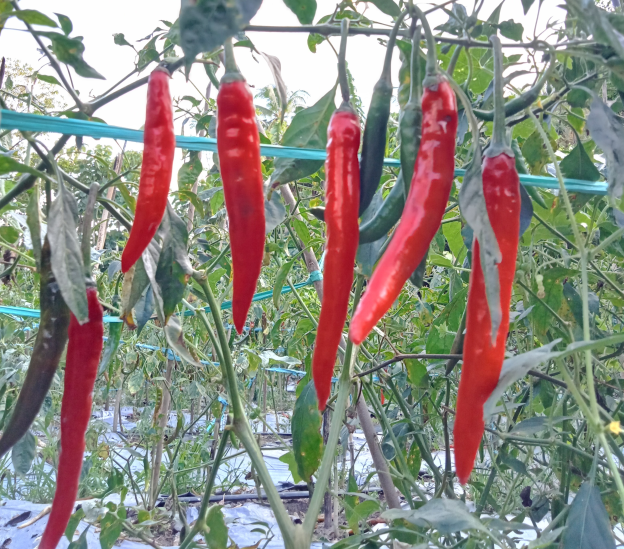
#> input picture hsl3.png, 624 x 549 px
$ python gabungmask.py
#> lines starting #> are read from the running program, lines starting #| are printed output that depends on the picture; after the words box and inside, x2 and y2 are one past the last pixel; in counts of white or black regions, pixels touching at a corner belong together; long printed decimals are rounded
import cv2
import numpy as np

# load gambar
img = cv2.imread('hsl3.png')
#> img is the input picture: shape (549, 624, 3); mean B, G, R 131.4, 139.6, 141.5

# buat dua mask (contoh)
mask1 = np.zeros(img.shape[:2], np.uint8)
mask2 = np.zeros(img.shape[:2], np.uint8)

mask1[100:400, 200:500] = 255 # set mask 1 pada area tertentu
mask2[300:500, 100:300] = 255 # set mask 2 pada area tertentu

# gabungkan kedua mask
mask_combined = cv2.bitwise_and(mask1, mask2)

# apply mask pada gambar
img_masked = cv2.bitwise_and(img, img, mask=mask_combined)
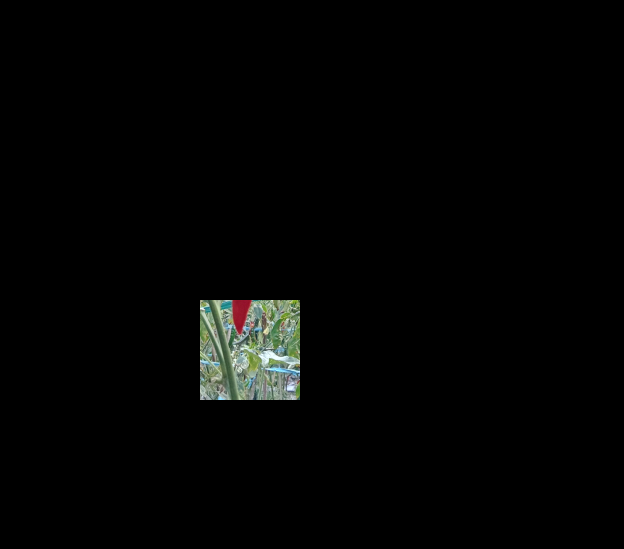
#> img_masked: shape (549, 624, 3); mean B, G, R 3.6, 4.2, 3.7

# hitung nilai rata-rata RGB pada area yang ter-mask
mean_color = cv2.mean(img_masked, mask=mask_combined)
#> mean_color = (122.4, 143.7, 127.6, 0)

print("Nilai RGB dari gabungan masking 1 dan 2: ", mean_color[:3])
#| Nilai RGB dari gabungan masking 1 dan 2:  (122.4444, 143.7375, 127.5621)

cv2.imshow('img',img)
cv2.imshow('mask1',mask1)
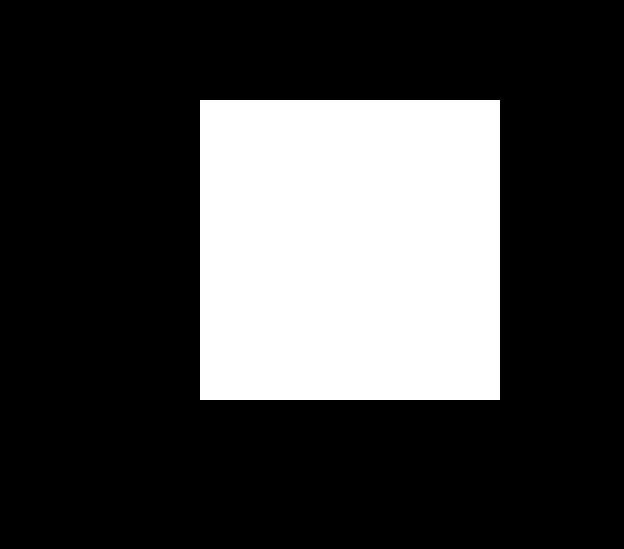
#> window 'mask1': shape (549, 624); 26.3% white; 1 white region, box (x1, y1, x2, y2) and area: (200, 100, 500, 400) 90000
cv2.imshow('mask2',mask2)
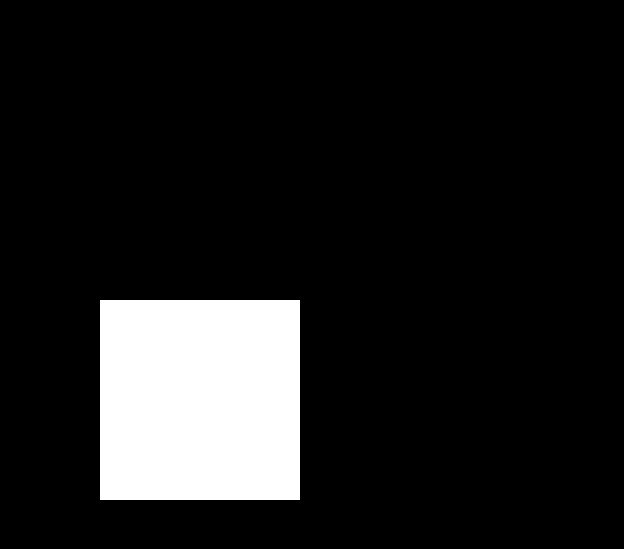
#> window 'mask2': shape (549, 624); 11.7% white; 1 white region, box (x1, y1, x2, y2) and area: (100, 300, 300, 500) 40000
cv2.imshow ('mask',mask_combined)
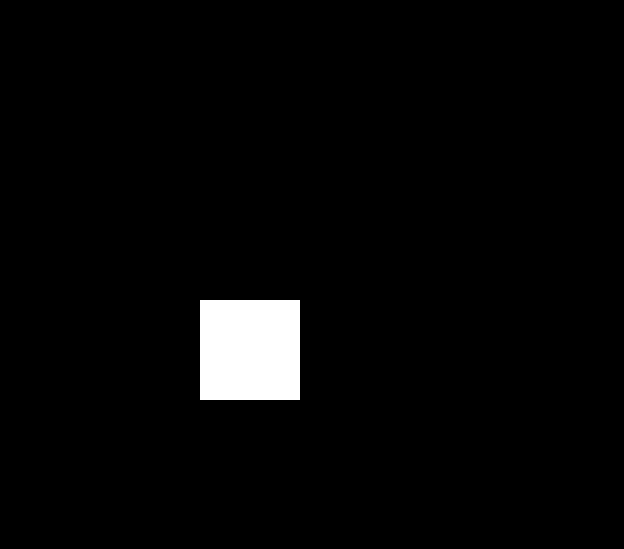
#> window 'mask': shape (549, 624); 2.9% white; 1 white region, box (x1, y1, x2, y2) and area: (200, 300, 300, 400) 10000
cv2.imshow('img masked', img_masked)
cv2.imshow('mean color', mean_color)
cv2.waitKey(0)

$ run again, with hsl4.png copied over hsl3.png
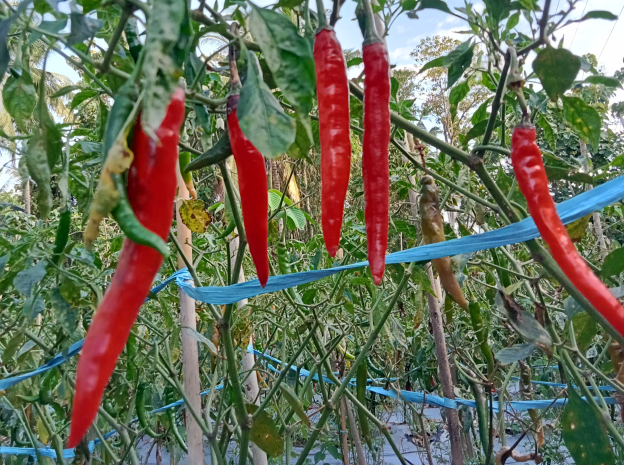
#> input picture hsl4.png, 624 x 465 px
#> img is the input picture: shape (465, 624, 3); mean B, G, R 90, 109.7, 106.1
#> mean_color = (80.72, 108.4, 90.18, 0)
#| Nilai RGB dari gabungan masking 1 dan 2:  (80.725, 108.399, 90.1832)
#> `cv2.imshow('mask1',mask1)`:
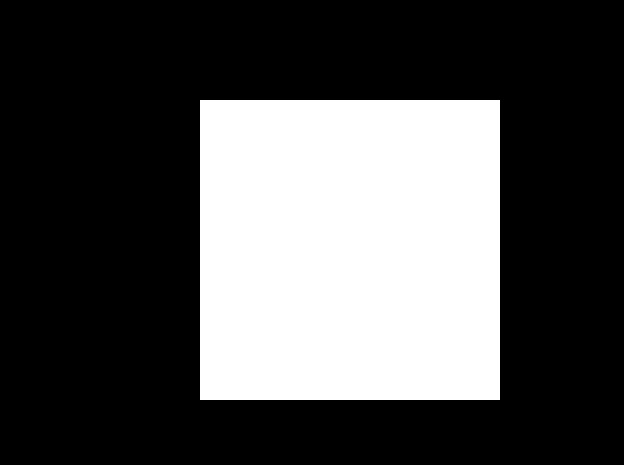
#> window 'mask1': shape (465, 624); 31% white; 1 white region, box (x1, y1, x2, y2) and area: (200, 100, 500, 400) 90000
#> `cv2.imshow ('mask',mask_combined)`:
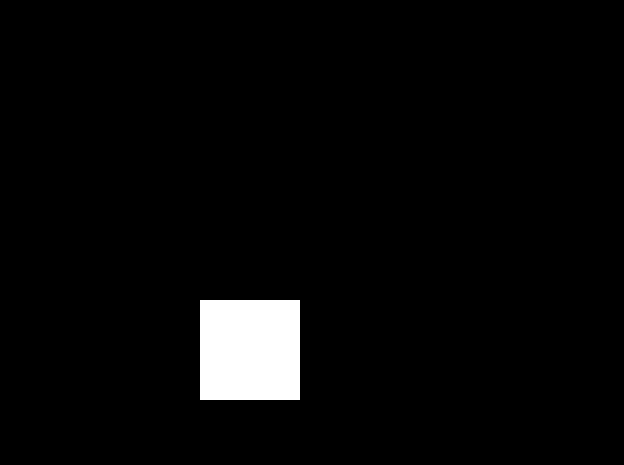
#> window 'mask': shape (465, 624); 3.4% white; 1 white region, box (x1, y1, x2, y2) and area: (200, 300, 300, 400) 10000

$ run again, with hslcabe.png copied over hsl3.png
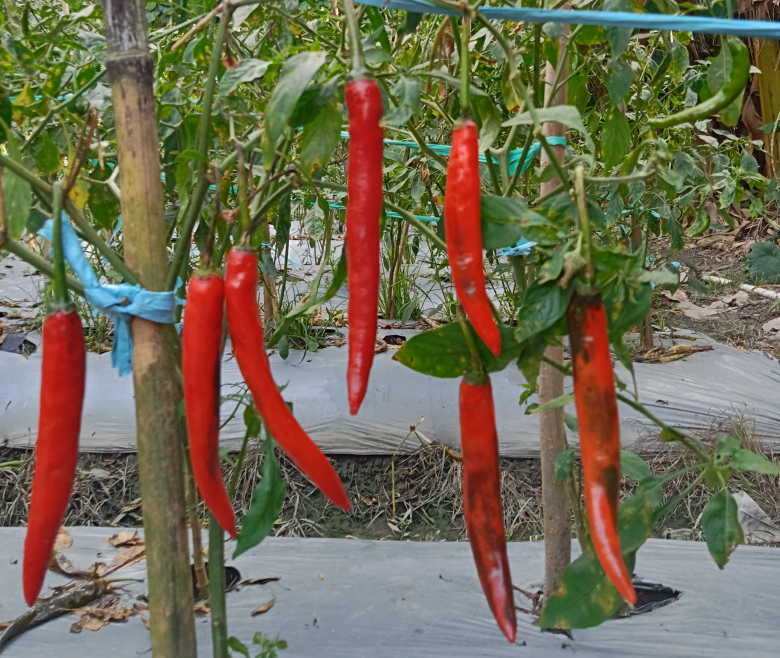
#> input picture hslcabe.png, 1560 x 1316 px (shown at 1/2 size)
#> img is the input picture: shape (1316, 1560, 3); mean B, G, R 83.5, 107.1, 113.2
#> mean_color = (84.92, 130.8, 141.8, 0)
#| Nilai RGB dari gabungan masking 1 dan 2:  (84.92, 130.8334, 141.779)
#> `cv2.imshow('mask1',mask1)`:
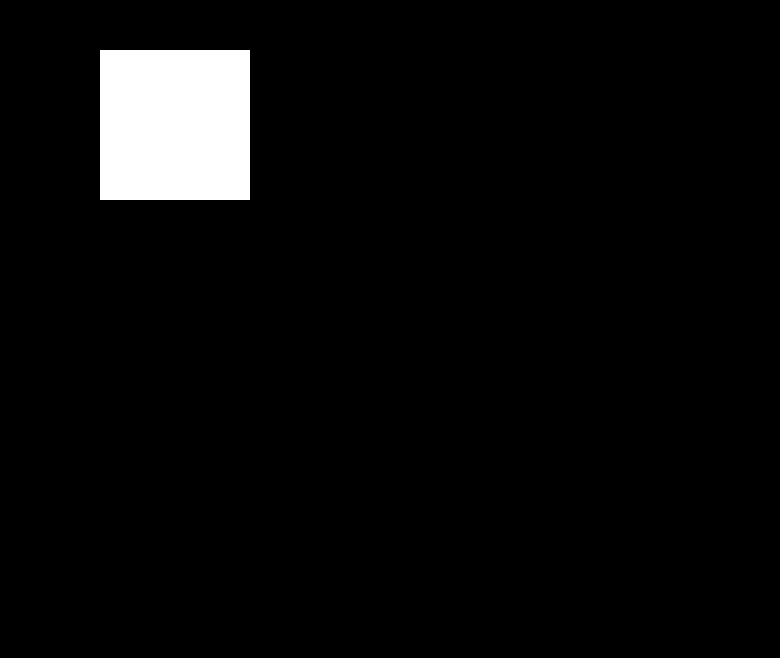
#> window 'mask1': shape (1316, 1560) (shown at 1/2 size); 4.4% white; 1 white region, box (x1, y1, x2, y2) and area: (200, 100, 500, 400) 90000
#> `cv2.imshow ('mask',mask_combined)`:
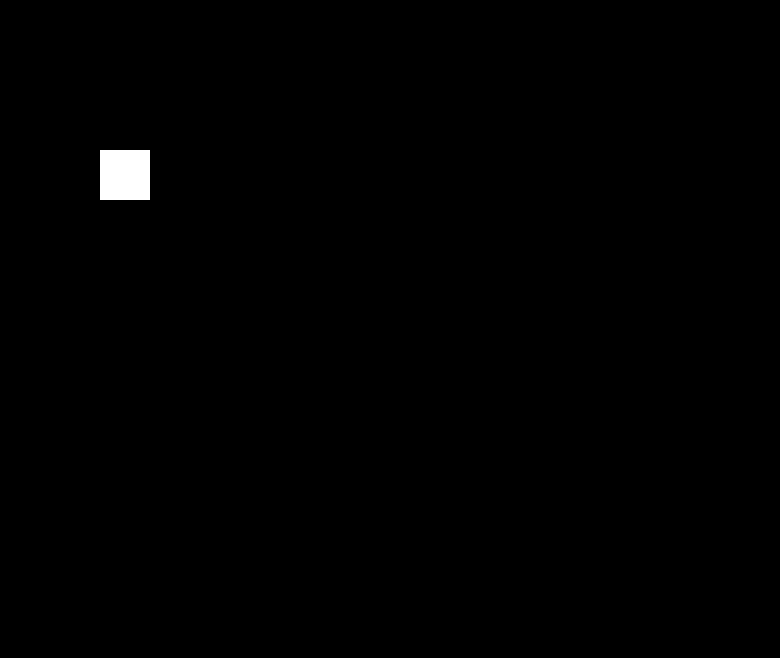
#> window 'mask': shape (1316, 1560) (shown at 1/2 size); 0.49% white; 1 white region, box (x1, y1, x2, y2) and area: (200, 300, 300, 400) 10000
